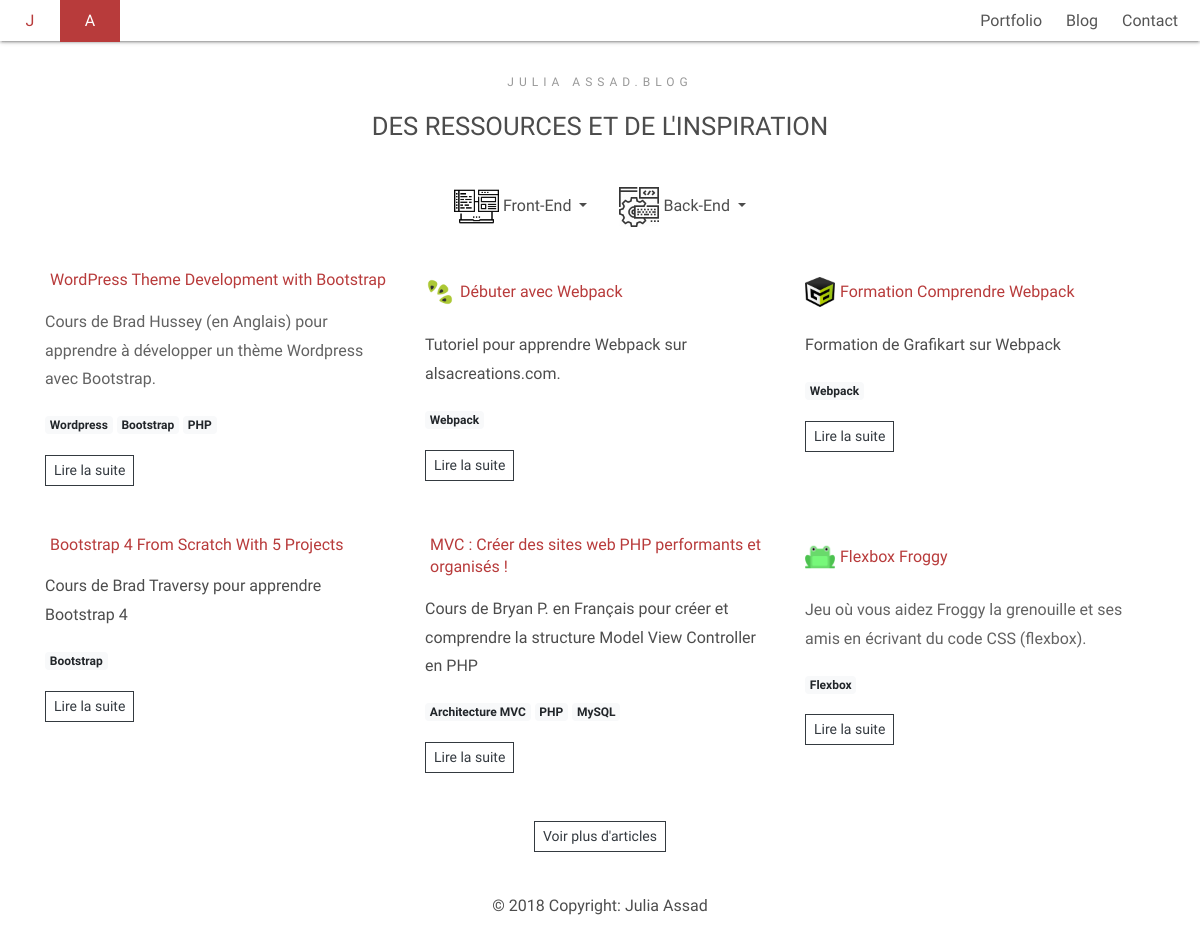
The app's page /Blog with its own data.
### tables this page shows
CREATE TABLE `articles` (
  `article_id` int(11) NOT NULL,
  `article_title` varchar(255) NOT NULL,
  `article_content` text NOT NULL,
  `article_excerpt` text NOT NULL,
  `article_image` varchar(255) NOT NULL,
  `article_url` text NOT NULL,
  `article_slug` varchar(255) NOT NULL,
  `is_published` tinyint(1) NOT NULL DEFAULT '0'
);

CREATE TABLE `article_categories` (
  `id` int(11) NOT NULL,
  `article_id` int(11) NOT NULL,
  `category_id` int(11) NOT NULL
);

CREATE TABLE `categories` (
  `category_id` int(11) NOT NULL,
  `category_name` varchar(255) NOT NULL,
  `category_type` varchar(255) NOT NULL,
  `category_name_slug` varchar(255) NOT NULL,
  `category_type_slug` varchar(255) NOT NULL
);

### app/controllers/Blog.php (called while the page is built, shortened)
<?php
class Blog extends Controller
{
    public function __construct()
    {
        $this->BlogModel = $this->model('Blogmodel');
        $this->categoryModel = $this->model('Categorymodel');
    }
    public function index()
    {
        $articles = $this->BlogModel->getArticlesLimit6();
        $categories = $this->categoryModel->getCategories();
        $frontCategories = $this->categoryModel->getFrontCategories();
        $backCategories = $this->categoryModel->getBackCategories();
        $databaseCategories = $this->categoryModel->getDatabaseCategories();
        $data = [
            'articles' => $articles,
            'categories' => $categories,
            'frontCategories' => $frontCategories,
            'backCategories' => $backCategories,
            'databaseCategories' => $databaseCategories,
        ];
        $this->view('front/pages/blog', $data);
    }
}

### app/libraries/Core.php (called while the page is built, shortened)
<?php
class Core
{
 protected $currentMethod = 'Index';
 public function __construct()
 {
  $url = $this->getUrl();
  if (file_exists('../app/controllers/' . ucwords($url[0]) . '.php')) {
   unset($url[0]);
  }
  $this->currentController = new $this->currentController;
  $this->params = $url ? array_values($url) : [];
  call_user_func_array([$this->currentController, $this->currentMethod], $this->params);
 }
 public function getUrl()
 {
  if (isset($_GET['url'])) {
   $url = rtrim($_GET['url'], '/');
   $url = filter_var($url, FILTER_SANITIZE_URL);
   $url = explode('/', $url);
   return $url;
  }
 }
}

### build/index.php (called while the page is built, shortened)
<?php
$init = new Core;

### app/libraries/Database.php (called while the page is built, shortened)
<?php
class Database
{
 private $host = DB_HOST;
 private $user = DB_USER;
 private $pass = DB_PASS;
 private $dbname = DB_NAME;
 private $dbh;
 private $stmt;
 public function __construct()
 {
  $dsn = 'mysql:host=' . $this->host . ';dbname=' . $this->dbname;
  $options = array(
   PDO::ATTR_PERSISTENT => true,
   PDO::ATTR_ERRMODE => PDO::ERRMODE_EXCEPTION,
  );
  try {
   $this->dbh = new PDO($dsn, $this->user, $this->pass, $options);
  } catch (PDOException $e) {
   $this->error = $e->getMessage();
   echo $this->error;
  }}
 public function query($sql)
 {
  $this->stmt = $this->dbh->prepare($sql);
 }
 public function bind($param, $value, $type = null)
 {
  if (is_null($type)) {
   switch (true) {
    default:
     $type = PDO::PARAM_STR;
   }
  }
  $this->stmt->bindValue($param, $value, $type);
 }
 public function execute()
 {
  return $this->stmt->execute();
 }
 public function resultSet()
 {
  $this->execute();
  return $this->stmt->fetchAll(PDO::FETCH_OBJ);
 }
}

### app/models/Blogmodel.php (called while the page is built, shortened)
<?php
class Blogmodel
{
    private $db;
    public function __construct()
    {
        $this->db = new Database;
    }
    public function getArticlesLimit6()
    {
        $this->db->query('SELECT * FROM articles
        WHERE articles.is_published = 1
        ORDER BY articles.article_id DESC LIMIT 6');
        $results = $this->db->resultSet();
        return $results;
    }
}

### app/models/Categorymodel.php (called while the page is built, shortened)
<?php
class Categorymodel
{
    private $db;
    public function __construct()
    {
        $this->db = new Database;
    }
    public function getFrontCategories()
    {
        $this->db->query('SELECT * FROM categories
        INNER JOIN article_categories on categories.category_id = article_categories.category_id
        INNER JOIN articles on articles.article_id = article_categories.article_id
        WHERE category_type = :type
        AND articles.is_published = 1
        GROUP BY article_categories.category_id');
        $this->db->bind(':type', 'front-end');
        $results = $this->db->resultSet();
        return $results;
    }
    public function getBackCategories()
    {
        $this->db->query('SELECT * FROM categories
        INNER JOIN article_categories on categories.category_id = article_categories.category_id
        INNER JOIN articles on articles.article_id = article_categories.article_id
        WHERE category_type = :type
        AND articles.is_published = 1
        GROUP BY article_categories.category_id');
        $this->db->bind(':type', 'back-end');
        $results = $this->db->resultSet();
        return $results;
    }
    public function getDatabaseCategories()
    {
        $this->db->query('SELECT * FROM categories
        INNER JOIN article_categories on categories.category_id = article_categories.category_id
        INNER JOIN articles on articles.article_id = article_categories.article_id
        WHERE category_type = :type
        AND articles.is_published = 1
        GROUP BY article_categories.category_id');
        $this->db->bind(':type', 'database');
        $results = $this->db->resultSet();
        return $results;
    }
    public function getCategories()
    {
        $this->db->query('SELECT * FROM categories INNER JOIN article_categories on article_categories.category_id = categories.category_id');
        $results = $this->db->resultSet();
        return $results;
    }
}

### app/views/front/pages/blog.php (the view, shortened to what this page needs)
<?php require APPROOT . '/views/inc/header.php';?>
<?php require APPROOT . '/views/inc/top-menu.php';?>
<div id="main" class="main-container">
    <section class="blog">
        <div class="container">
            <span class="heading-meta text-center">Julia Assad.blog</span>
            <h2 class="mb-4 text-center section-title">Des Ressources et de l'inspiration</h2>
            <nav class="navbar justify-content-center mb-4">
                <?php if($data['frontCategories']):?>
                <div class="nav-item dropdown">
                    <a class="nav-link dropdown-toggle" href="#" id="navbarDropdown" role="button"
                        data-toggle="dropdown" aria-haspopup="true" aria-expanded="false">
                        <img class="img-fluid front-end-img" src="img/front.png" width="45" height="45"
                            alt="front-end icon"> Front-End
                    </a>
                </div>
                <?php endif;?>
                <?php if($data['backCategories']):?>
                <div class="nav-item dropdown">
                    <a class="nav-link dropdown-toggle" href="#" id="navbarDropdown2" role="button"
                        data-toggle="dropdown" aria-haspopup="true" aria-expanded="false">
                        <img class="img-fluid back-end-img" src="img/back.png" width="40" height="40"
                            alt="front-end icon"> Back-End
                    </a>
                </div>
                <?php endif;?>
            </nav>
            <div id="load_data_table" class="articles">
                <div class="row align-items-start">
                    <?php foreach ($data['articles'] as $article): ?>
                    <div class="col-md-6 col-lg-4">
                        <div class="article">
                            <div class="d-flex justify-content-start align-items-center">
                                <?php if($article->article_image):?>
                                <img class="article--image img-fluid py-2"
                                    src="uploads/<?php echo $article->article_image;?>" alt="">
                                <?php endif;?>
                                <h3 class="article--title"><a
                                        href="<?php echo URLROOT; ?>/Blog/article/<?php echo $article->article_slug; ?>"><?php echo $article->article_title; ?></a>
                                </h3>
                            </div>
                            <div class="article--excerpt">
                                <?php echo $article->article_excerpt; ?>
                            </div>
                            <div class="mb-3">
                            <?php foreach ($data['categories'] as $category):?>
                            <?php if($article->article_id == $category->article_id):?>
                            <a href="<?php echo URLROOT;?>/Blog/categorie/<?php echo $category->category_name_slug;?>" class="badge badge-light"><?php echo $category->category_name;?></a>
                            <?php endif;?>
                            <?php endforeach;?>
                            </div>
                            <a href="<?php echo URLROOT; ?>/Blog/article/<?php echo $article->article_slug; ?>"
                                class="btn btn-sm btn-outline-dark rounded-0 shadow-none">Lire la suite</a>
                        </div>
                    </div>
                    <?php endforeach;?>
                </div>
                <div id="remove_row" class="d-flex justify-content-center">
                    <button type="button" name="btn_more" data-article="<?php echo $article->article_id; ?>"
                        id="btn_more" class="btn btn-sm btn-outline-dark rounded-0 mb-4 shadow-none">Voir plus
                        d'articles</button>
                </div>
            </div>
        </div>
    </section>
</div>
<?php require APPROOT . '/views/inc/footer.php';?>

### records on screen
articles: article_title "WordPress Theme Development with Bootstrap", article_excerpt "Cours de Brad Hussey (en Anglais) pour apprendre à développer un thème Wordpress avec Bootstrap."
article_categories: category.category_name "Wordpress"
article_categories: category.category_name "Bootstrap"
article_categories: category.category_name "PHP"
articles: article_image (picture), article_title "Débuter avec Webpack", article_excerpt "Tutoriel pour apprendre Webpack sur alsacreations.com."
article_categories: category.category_name "Webpack"
articles: article_image (picture), article_title "Formation Comprendre Webpack", article_excerpt "Formation de Grafikart sur Webpack"
article_categories: category.category_name "Webpack"
articles: article_title "Bootstrap 4 From Scratch With 5 Projects", article_excerpt "Cours de Brad Traversy pour apprendre Bootstrap 4"
article_categories: category.category_name "Bootstrap"
articles: article_title "MVC : Créer des sites web PHP performants et organisés !", article_excerpt "Cours de Bryan P. en Français pour créer et comprendre la structure Model View Controller en PHP"
article_categories: category.category_name "Architecture MVC"
article_categories: category.category_name "PHP"
article_categories: category.category_name "MySQL"
articles: article_image (picture), article_title "Flexbox Froggy", article_excerpt "Jeu où vous aidez Froggy la grenouille et ses amis en écrivant du code CSS (flexbox)."
article_categories: category.category_name "Flexbox"
